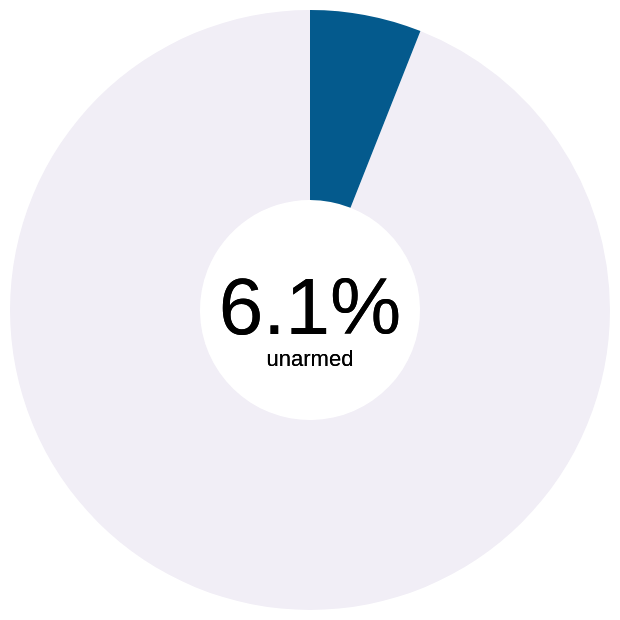

This figure's Vega-Lite source:
### Vega-Lite specification from a JSON file in a GitHub repository (floating-point values rounded to 4 significant figures)
{"$schema": "https://vega.github.io/schema/vega-lite/v5.json", "config": {"view": {"stroke": null}}, "width": "container", "data": {"values": [{"category": "Signs of Mental Illness", "value": 0.94}, {"category": "No Signs of Mental Illness", "value": 0.06}]}, "layer": [{"mark": {"type": "arc", "innerRadius": 55}, "encoding": {"theta": {"field": "value", "type": "quantitative"}, "color": {"field": "category", "scale": {"range": ["#045a8d", "#f1eef6"]}, "legend": null}}}, {"mark": {"type": "text", "text": "6.1%", "fontSize": 40}, "encoding": {"color": {"value": "black"}}}, {"mark": {"type": "text", "text": "unarmed", "dy": 25}, "encoding": {"color": {"value": "black"}}}]}
